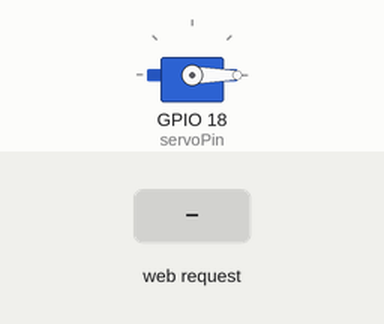
Simulated run of this program. Board: ESP32. Parts: servo. The test bench sets the inputs (shaded band). WiFi joins after 1.5 s; servers stay silent unless stated; network time is answered at once with the bench clock; the local clock reads 2024-03-15 10:24:30 at power-on unless the program sets it; what the program prints to the serial monitor is not drawn.

Above: at 2.7 s.
2.8 s: HTTP request GET /enable received
At 3.4 s:
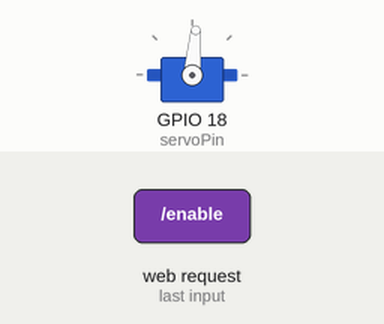
5.8 s: HTTP request GET /disable received
7.7 s: HTTP request GET /open received
At 9.3 s:
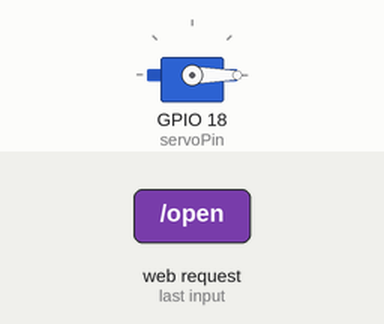
Timing chart, 0 to 10.8 s (numbered marks = the images above; inputs shaded):
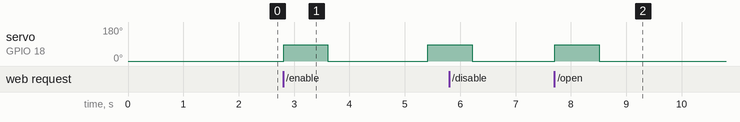

Measured:
- after the input at 2.8 s, servo on GPIO 18 (servoPin): 0° → 85° at once, → 0° 0.80 s later, → 85° 1.8 s later
- after the input at 7.7 s, servo on GPIO 18 (servoPin): 0° → 85° at once, → 0° 0.80 s later

The program:

main.cpp
```cpp
#include <WiFi.h>
#include <ESP32Servo.h>
#include <NTPClient.h>
#include <WiFiUdp.h>
#include <ctime>

// Function Prototypes
void handleSetSchedule(String request);
void sendHTML(WiFiClient &client);
String getTimeString(int hour, int minute);
void updateScheduleHistory(int hour, int minute, String date);

// WiFi Configuration
const char *ssid = "IQDQP";
const char *password = "farelfeiza";

#define GMT_OFFSET_SEC 25200   // UTC+7 (7 * 3600)
#define DAYLIGHT_OFFSET_SEC 0  // No daylight savings

WiFiServer server(80);
Servo servo;
const int servoPin = 18;
const int openAngle = 85;
const int closeAngle = 0;

unsigned long feedingDuration = 800;
unsigned long feedingInterval = 1800;
unsigned long lastFeedingTime = 0;
bool automaticFeedingEnabled = false;

WiFiUDP ntpUDP;
NTPClient timeClient(ntpUDP, "pool.ntp.org", 25200);

int scheduledHour = -1;
int scheduledMinute = -1;
String scheduledDate = "";

const int maxHistoryCount = 5;
String scheduleHistory[maxHistoryCount];

void connectWiFi() {
    Serial.print("Connecting to WiFi...");
    WiFi.begin(ssid, password);

    int timeout = 20;
    while (WiFi.status() != WL_CONNECTED && timeout > 0) {
        delay(500);
        Serial.print(".");
        timeout--;
    }

    if (WiFi.status() == WL_CONNECTED) {
        Serial.println("\nWiFi connected!");
        Serial.print("IP Address: ");
        Serial.println(WiFi.localIP());
    } else {
        Serial.println("\nWiFi failed to connect. Retrying...");
    }
}

void feed() {
    Serial.println("Feeding now...");
    servo.write(openAngle);
    delay(feedingDuration);
    servo.write(closeAngle);
}

void updateScheduleHistory(int hour, int minute, String date) {
    struct tm timeStruct;
    strptime(date.c_str(), "%Y-%m-%d", &timeStruct);
    char dayBuffer[10];
    strftime(dayBuffer, sizeof(dayBuffer), "%A", &timeStruct);

    String dateTimeString = String(dayBuffer) + ", " + date + " - " + getTimeString(hour, minute);

    for (int i = maxHistoryCount - 1; i > 0; i--) {
        scheduleHistory[i] = scheduleHistory[i - 1];
    }
    scheduleHistory[0] = dateTimeString;
}

String getTimeString(int hour, int minute) {
    char buffer[6];
    sprintf(buffer, "%02d:%02d", hour, minute);
    return String(buffer);
}

void setup() {
    Serial.begin(115200);
    connectWiFi();
    server.begin();
    Serial.print("Running at: ");
    Serial.println(WiFi.localIP());
    servo.attach(servoPin);
    servo.write(closeAngle);

    // Initialize NTP Client
    timeClient.begin();
    timeClient.setTimeOffset(GMT_OFFSET_SEC); // Set timezone offset
}

void loop() {
    timeClient.update();
    WiFiClient client = server.available();

    // Print current date and time
    time_t currentEpoch = timeClient.getEpochTime();
    struct tm *timeinfo = localtime(&currentEpoch);

    if (timeinfo) {
        Serial.printf("Current Time: %02d:%02d:%02d | Date: %04d-%02d-%02d\n",
                      timeinfo->tm_hour, timeinfo->tm_min, timeinfo->tm_sec,
                      timeinfo->tm_year + 1900, timeinfo->tm_mon + 1, timeinfo->tm_mday);
    } else {
        Serial.println("Failed to get time");
    }

    if (client) {
        Serial.println("New Client.");
        String request = client.readStringUntil('\r');
        client.flush();

        if (request.indexOf("GET /open") != -1) feed();
        else if (request.indexOf("GET /enable") != -1) automaticFeedingEnabled = true;
        else if (request.indexOf("GET /disable") != -1) automaticFeedingEnabled = false;
        else if (request.indexOf("GET /set-schedule?") != -1) handleSetSchedule(request);

        sendHTML(client);
        client.stop();
        Serial.println("Client Disconnected.");
    }

    // Check for automatic feeding
    if (automaticFeedingEnabled && millis() - lastFeedingTime >= feedingInterval) {
        feed();
        lastFeedingTime = millis();
    }

    // Check for scheduled feeding
    if (scheduledHour != -1 && scheduledMinute != -1) {
        time_t now = time(nullptr);
        struct tm *timeinfo = localtime(&now);
        char todayDate[11];
        strftime(todayDate, sizeof(todayDate), "%Y-%m-%d", timeinfo);
        String currentDate = String(todayDate);

        if (currentDate == scheduledDate &&
            timeinfo->tm_hour == scheduledHour &&
            timeinfo->tm_min == scheduledMinute) {
            feed();
            scheduledHour = -1;
            scheduledMinute = -1; // Reset after feeding
            scheduledDate = ""; // Reset scheduled date
        }
    }
}

void handleSetSchedule(String request) {
    int dateIndex = request.indexOf("date=");
    int hourIndex = request.indexOf("hour=");
    int minuteIndex = request.indexOf("&minute=");

    if (dateIndex != -1 && hourIndex != -1 && minuteIndex != -1) {
        String date = request.substring(dateIndex + 5, hourIndex - 1);
        int hour = request.substring(hourIndex + 5, minuteIndex).toInt();
        int minute = request.substring(minuteIndex + 8).toInt();

        if (hour >= 0 && hour < 24 && minute >= 0 && minute < 60) {
            scheduledDate = date;
            scheduledHour = hour;
            scheduledMinute = minute;
            updateScheduleHistory(hour, minute, date);
            Serial.println("Scheduled: " + date + " " + getTimeString(hour, minute));
        }
    }
}

void sendHTML(WiFiClient &client) {
    client.println("HTTP/1.1 200 OK");
    client.println("Content-type:text/html");
    client.println();
    client.println("<html><head><title>Smart Feeder</title>");
    client.println("<style>body { text-align: center; font-family: Arial; }");
    client.println(".button { display: block; margin: 10px auto; padding: 10px; width: 200px; text-align: center; border-radius: 5px; }");
    client.println(".green { background-color: #4CAF50; color: white; }");
    client.println(".red { background-color: #f44336; color: white; }");
    client.println("</style></head><body>");
    client.println("<h1>Smart Pet Feeder</h1>");
    client.println("<a href='/open' class='button green'>Feed Now</a>");
    client.println(automaticFeedingEnabled ? "<a href='/disable' class='button red'>Disable Auto-Feeding</a>" : "<a href='/enable' class=' button green'>Enable Auto-Feeding</a>");
    client.println("<form action='/set-schedule' method='GET'>");
    client.println("<label>Date: <input type='date' name='date' required></label><br>");
    client.println("<label>Hour: <input type='number' name='hour' min='0' max='23' required></label>");
    client.println("<label>Minute: <input type='number' name='minute' min='0' max='59' required></label>");
    client.println("<input type='submit' value='Set Schedule' class='button green'></form>");
    client.println("<h2>Schedule History</h2>");
    for (int i = 0; i < maxHistoryCount; i++) {
        if (scheduleHistory[i].length() > 0)
            client.println("<p>" + scheduleHistory[i] + "</p>");
    }
    client.println("</body></html>");
}
```
